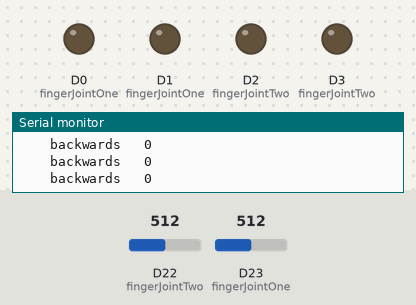
Bench run of a sketch on a simulated Arduino Zero (SAMD21). On the bench: output pins drawn as LEDs (lit = HIGH), the last lines printed to the serial monitor. Inputs (shaded band) come from the test bench; at power-on: D22 (fingerJointTwo) = 512, D23 (fingerJointOne) = 512 (analog values on the 0–1023 scale).

Above: at 1.2 s.
1.3 s: D22 (fingerJointTwo) set to 716
At 3.2 s:
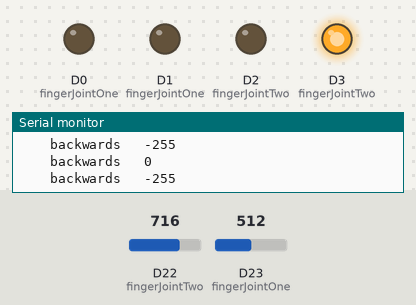
4.3 s: D23 (fingerJointOne) set to 482
At 7.1 s:
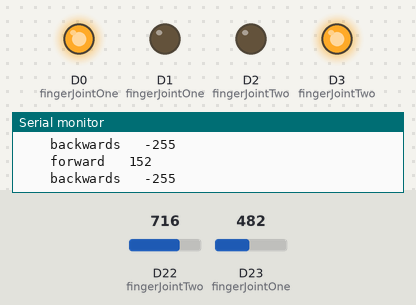
7.3 s: D22 (fingerJointTwo) set to 122
At 8.9 s:
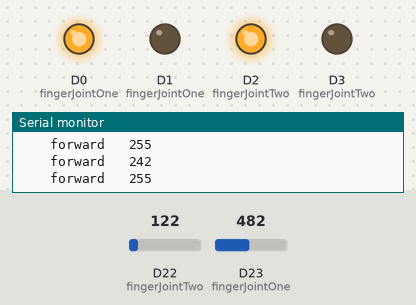
9.2 s: D22 (fingerJointTwo) set to 522
12.2 s: D22 (fingerJointTwo) set to 547
At 14.3 s:
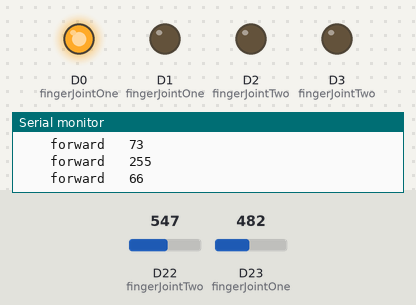
14.8 s: D23 (fingerJointOne) set to 524
17.8 s: D23 (fingerJointOne) set to 537
At 26.0 s:
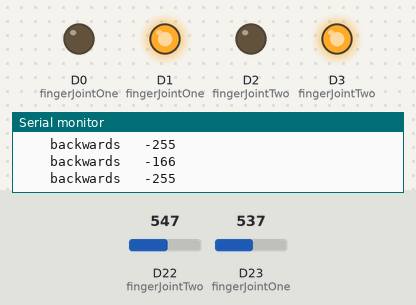
Timing chart, 0 to 26.5 s (numbered marks = the images above; inputs shaded):
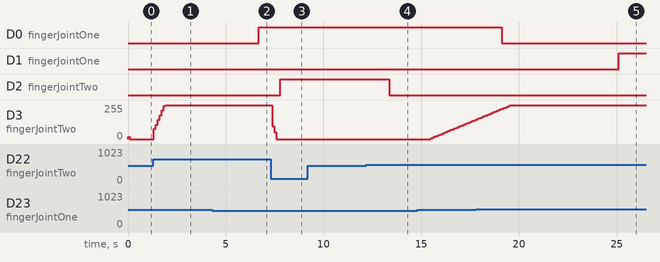

The sketch:

sketch_apr25a.ino
```cpp
#include "Arduino.h"
#include <PID_v1.h>

float mapfloat(float x, float in_min, float in_max, float out_min, float out_max) {
  return (x - in_min) * (out_max - out_min) / (in_max - in_min) + out_min;
  }

              //            0   1   2    3  4  5   6   7   8
double fingerJointOne[] = {0.5, 5, 0.01, 0, 1, 0, 180, 0, 23}; //control properties for single joint: Kp, Ki, Kd, Motor pin 1, Motor pin 2, output, setpoint, angle, analog sensor pin
double fingerJointTwo[] = {0.5, 5, 0.01, 2, 3, 0, 180, 0, 22}; //control properties for single joint: Kp, Ki, Kd, Motor pin 1, Motor pin 2, output, setpoint, angle, analog sensor pin

double Setpoint, Input, Output;
double Kp=2, Ki=5, Kd=1;
PID myPIDOne(&fingerJointOne[7], &fingerJointOne[5], &fingerJointOne[6], fingerJointOne[0], fingerJointOne[1], fingerJointOne[2], DIRECT);
PID myPIDTwo(&fingerJointTwo[7], &fingerJointTwo[5], &fingerJointTwo[6], fingerJointTwo[0], fingerJointTwo[1], fingerJointTwo[2], DIRECT);
//PID myPIDOne(&Input, &Output, &Setpoint, Kp, Ki, Kd, DIRECT);


void setup() {
  Serial.begin(9600);
  myPIDOne.SetMode(AUTOMATIC);
  myPIDOne.SetControllerDirection(DIRECT);
  myPIDOne.SetOutputLimits(-255, 255);
  myPIDOne.SetSampleTime(100); //200ms is default

  myPIDTwo.SetMode(AUTOMATIC);
  myPIDTwo.SetControllerDirection(DIRECT);
  myPIDTwo.SetOutputLimits(-255, 255);
  myPIDTwo.SetSampleTime(100); //200ms is default
  analogReadResolution(12);

}

void loop() {

  fingerJointOne[7] = mapfloat(analogRead(fingerJointOne[8]), 0, 4096, 0, 360); //maps the 12bit analog reading to degrees for human readable debuging and ROS
  fingerJointTwo[7] = mapfloat(analogRead(fingerJointTwo[8]), 0, 4096, 0, 360); //maps the 12bit analog reading to degrees for human readable debuging and ROS
  //Serial.print("INPUT   ");
  //Serial.print(fingerJointOne[7]);
  myPIDOne.Compute();
  myPIDTwo.Compute();
  //Serial.print("    OUTPUT   ");
  //Serial.print(fingerJointOne[5]);
  pwmOut(fingerJointOne[5], fingerJointOne[3], fingerJointOne[4]);
  pwmOut(fingerJointTwo[5], fingerJointTwo[3], fingerJointTwo[4]);
  delay(50);
}
```

BH.ino
```cpp
void pwmOut(int out, int M1, int M2) {  // to H-Bridge board
  if (out > 1) {
    analogWrite(M1, out);                             // drive motor CW
    analogWrite(M2, 0);
    Serial.print("    forward   ");
    Serial.println(out);


  }
  else if (out < 1) {
    analogWrite(M1, 0);
    analogWrite(M2, abs(out));  // drive motor CCW
    Serial.print("    backwards   ");
    Serial.println(out);
  }
  else {
    analogWrite(M1, 255);
    analogWrite(M2, 255);
    Serial.println("    STOP");

  }
}
```

Measured:
- the behaviour switches between 489 and 488 on D23 (fingerJointOne) (found by bisection; images 1 and 2)
- the behaviour switches between 535 and 536 on D22 (fingerJointTwo) (found by bisection; images 3 and 4)
- the behaviour switches between 536 and 537 on D23 (fingerJointOne) (found by bisection; images 4 and 5)
- after the input at 1.3 s, D3 (fingerJointTwo): moves from 0/255 to 255/255 over 0.61 s, starting at once
- after the input at 4.3 s, D0 (fingerJointOne): LOW → HIGH after 2.4 s
- after the input at 7.3 s, D2 (fingerJointTwo): LOW → HIGH after 0.49 s; D3 (fingerJointTwo): 255/255 → 97/255 after 0.09 s, → 49/255 0.10 s later, → 0/255 0.10 s later
- after the input at 12.2 s, D2 (fingerJointTwo): HIGH → LOW after 1.2 s
- after the input at 17.8 s, D0 (fingerJointOne): HIGH → LOW after 1.3 s instead of 3.0 s; D1 (fingerJointOne): LOW → HIGH after 7.3 s
